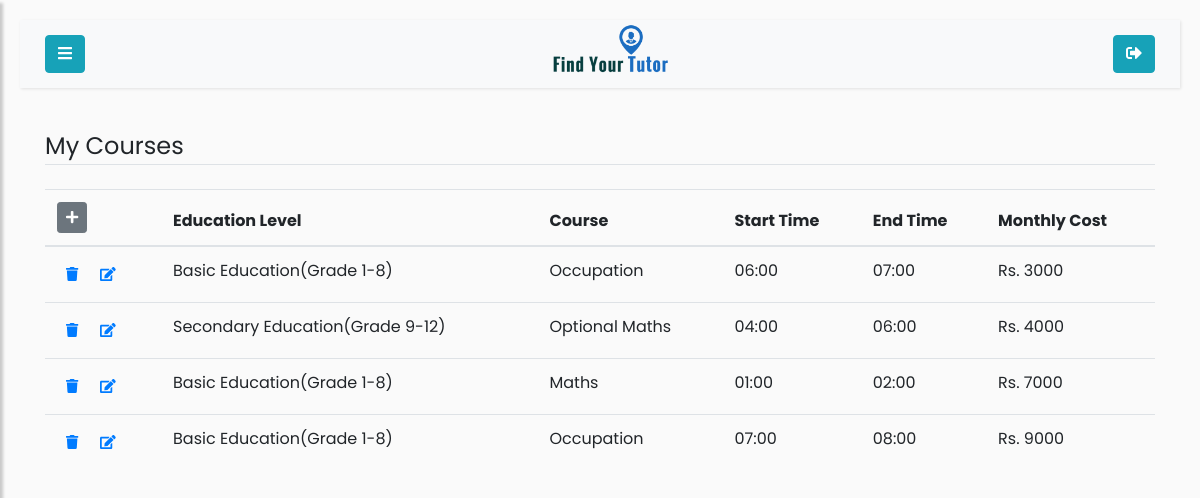
/tutor/my-courses (signed in), run on the app's committed database.
### app/models.py (models this page shows)
class Mycourse(db.Model):
    id = db.Column(db.Integer, primary_key=True)
    user_id = db.Column(db.Integer, db.ForeignKey('user.id'))
    course_id = db.Column(db.Integer, db.ForeignKey('course.id'))
    time = db.Column(db.Time)
    endtime = db.Column(db.Time)
    cost = db.Column(db.Integer)

class Course(db.Model):
    id = db.Column(db.Integer, primary_key=True)
    course_title = db.Column(db.String(100), nullable=False)
    course_level = db.Column(db.String(100), nullable=False)
    course_description = db.Column(db.String(1000))
    mycourse = db.relationship('Mycourse', backref='Course', cascade="all, delete")

### app/routes.py (the view)
@app.route('/tutor/my-courses', methods=['POST', 'GET'])
@login_required
def tutor_courses():
    if current_user.is_authenticated and current_user.role == 'admin':
        return redirect('/admin')
    user = User.query.filter_by(username=current_user.username).first()
    my_courses = Mycourse.query.filter_by(user_id=current_user.id)
    form = MyCourseForm()
    form.create_cost_choices()
    if user.username == current_user.username and not is_tutor(user):
        return redirect(url_for('student'))
    elif user.username == current_user.username and is_tutor(user):
        tutor=Tutor.query.filter_by(user_id=user.id).first()
        return render_template("my-courses.html", user=user, tutor=tutor,
         profilepic=fetch_profile_pic(tutor), my_courses=my_courses ,form=form)

### app/forms.py (called while the page is built)
    def create_cost_choices(self):
        cost = []
        for d in range(1000, 10000, 1000):
            cost.append((d,'Rs. ' + str(d)))
        self.cost.choices = cost

### app/models.py (called while the page is built)
@login_manager.user_loader
def load_user(id):
    return User.query.get(int(id))

### app/routes.py (called while the page is built)
def is_tutor(user):
    if user.role == 'tutor':
        return True
    elif user.role == 'student':
        return False
    elif user.role == 'admin':
        return False

def fetch_profile_pic(user_obj):
    try:
        pic_name_from_db = getattr(user_obj, 'profile_pic')
        picture_path = os.path.join(app.root_path, 'static/profile_pics')
        if pic_name_from_db in os.listdir(picture_path):
            profile_pic = url_for('static',filename='profile_pics/' + pic_name_from_db)
            return profile_pic
        return fetch_default_profile_pic(user_obj)
    except:
        return fetch_default_profile_pic(user_obj)

### app/templates/my-courses.html (shortened to what this page needs)
{% if user.role=='student' %}
    {% extends 'student.html' %}
{% else %}
    {% extends 'tutor.html' %}
{% endif %}
{% block content %}
<div class="container">
    <legend class="border-bottom mb-4">My Courses</legend>
    <div class='table-responsive'>
        <table class='table table-hover' id='my-courses-table'>
           <thead>
               <tr>
                    <th scope="col">
                        <a href="{{ url_for('courses') }}" class="btn btn-secondary btn-sm" id='add-new-course'>
                            <i class="fas fa-plus"></i>
                        </a>
                    </th>
                    <th scope="col">Education Level</th>
                    <th scope="col">Course</th>
                    <th scope="col">Start Time</th>
                    <th scope="col">End Time</th>
                    <th scope="col">Monthly Cost </th>
               </tr>
           </thead>
           <tbody>
            {% for my_course in my_courses %}
                <tr>
                    <th scope="row">
                        <a class="btn btn-link btn-sm"
                            href="{% if user.role=='tutor' %} {{url_for('delete_tutor_courses', id=my_course.id)}} {% else %} {{url_for('delete_student_courses', id=my_course.id)}} {% endif %} ">
                            <i class="fas fa-trash"></i>
                        </a>
                        <a href="{{url_for('edit_mycourse', id=my_course.id)}} "
                         class="btn btn-link btn-sm edit-btn">
                            <i class="fas fa-edit"></i>
                        </a>
                    </th>
                    <td> {{ my_course.Course.course_level or ''}} </td>
                    <td> {{ my_course.Course.course_title or '' }} </td>
                    <td> {{ my_course.time.strftime("%H:%M")  or '' }} </td>
                    <td>{{ my_course.endtime.strftime("%H:%M")  or '' }}</td>
                    <td> Rs. {{ my_course.cost or ''}} </td>
                </tr>
            {% endfor %}
           </tbody>
        </table>
    </div>
</div>
{% endblock %}

### data on the page
Mycourse: Course "Basic Education(Grade 1-8)", Course "Occupation", time "06:00", endtime "07:00", cost "3000"
Mycourse: Course "Secondary Education(Grade 9-12)", Course "Optional Maths", time "04:00", endtime "06:00", cost "4000"
Mycourse: Course "Basic Education(Grade 1-8)", Course "Maths", time "01:00", endtime "02:00", cost "7000"
Mycourse: Course "Basic Education(Grade 1-8)", Course "Occupation", time "07:00", endtime "08:00", cost "9000"
